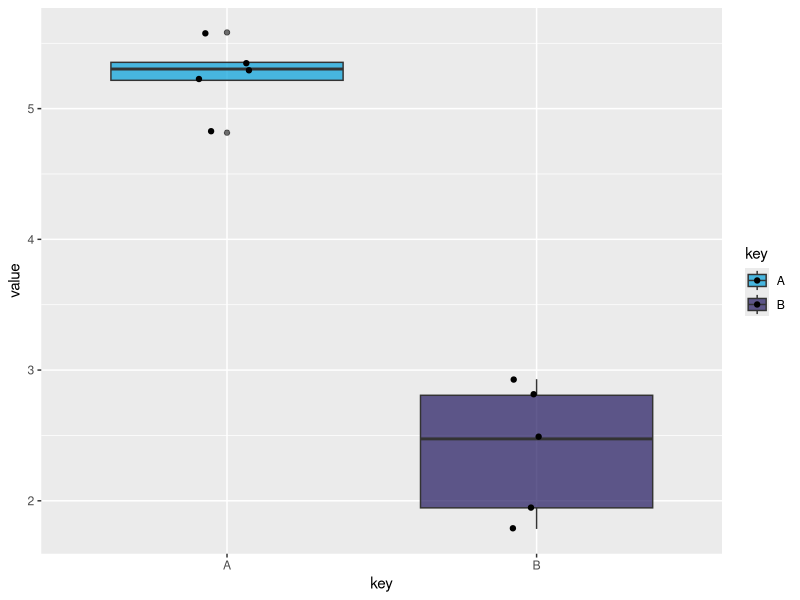
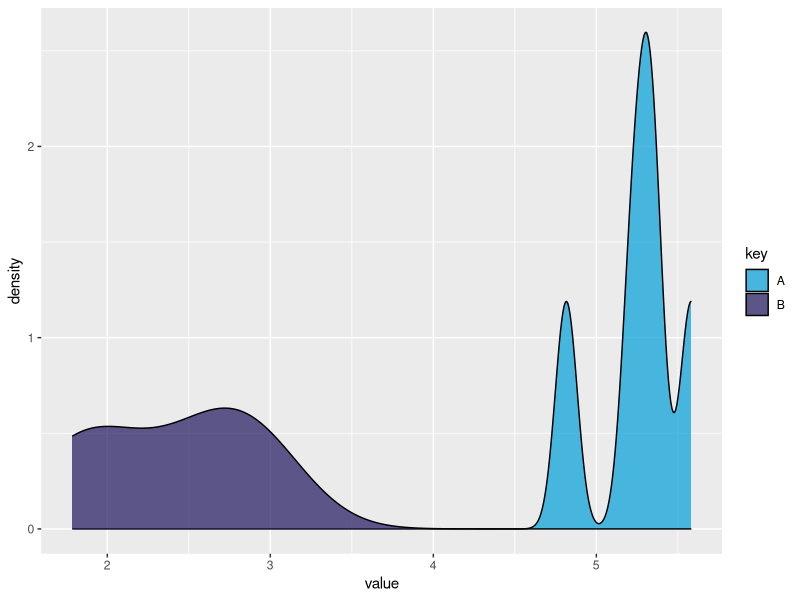

Source code (R) for these figures, in order:
library(ggplot2)
library(dplyr)

A <- rnorm(5,mean = 5, sd = 1)
B <- rnorm(5, mean=3, sd=1)
my_pal <- c(rgb(0,159,218,maxColorValue = 255),
            rgb(31,20,93,maxColorValue = 255))
            
p1 <- data.frame(A,B) %>% 
  tidyr::gather() %>% 
  ggplot(aes(x=key,y=value,fill=key)) + geom_boxplot(alpha=0.7) + geom_jitter(width=0.1) + scale_fill_manual(values=my_pal)
ggsave(p1, file="media/de_boxplot.png")
p2 <- data.frame(A,B) %>% 
  tidyr::gather() %>% 
  ggplot(aes(x=value,fill=key)) + geom_density(alpha=0.7) + scale_fill_manual(values=my_pal)
ggsave(p2, file="media/de_histogram.png")
